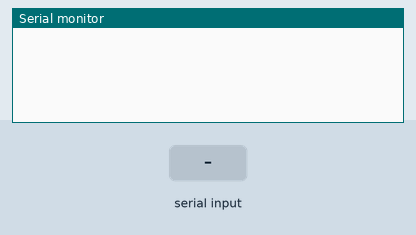
A sketch run on a simulated Arduino Uno, built with avr-gcc and run on an emulated ATmega328P. On the bench: the last lines printed to the serial monitor. The inputs (shaded band) are chosen by the test bench.

Above: at 1.2 s.
1.3 s: "90,45\n" received over Serial
At 2.2 s:
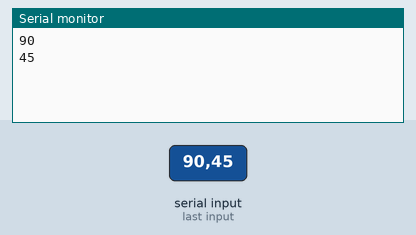
2.8 s: "30,150\n" received over Serial
At 3.3 s:
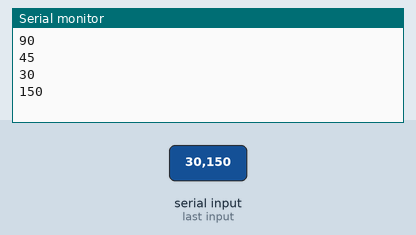
Timing chart, 0 to 5.8 s (numbered marks = the images above; inputs shaded):
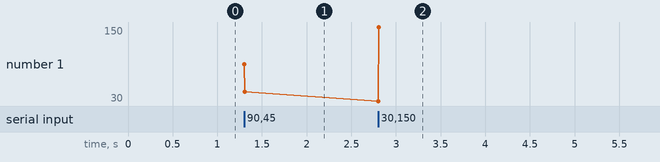

The sketch:

Serial_Int_Input.ino
```cpp
/*
 * This code for printing serial integer(max) 32bit Input.'
 * Code Writen by
 * Md. Kamruzzaman Tipu
 * Junior Embedded Engineer (IoT)
 * NybSys Private Ltd.

*/


int32_t value;
void setup() {
  Serial.begin(9600); // opens serial port, sets data rate to 9600 bps
}

void loop() {
  // send data only when you receive data:
    while (Serial.available() > 0) {
    value = Serial.parseInt();
    Serial.println(value);
    while(Serial.available()>0) Serial.read();
}
}
```

Measured:
- after the input at 1.3 s, the serial monitor: prints a new line at once (image 1)
- after the input at 2.8 s, the serial monitor: prints a new line at once (image 2)
- plotted number 1: 45 → 150 after the input at 2.8 s
